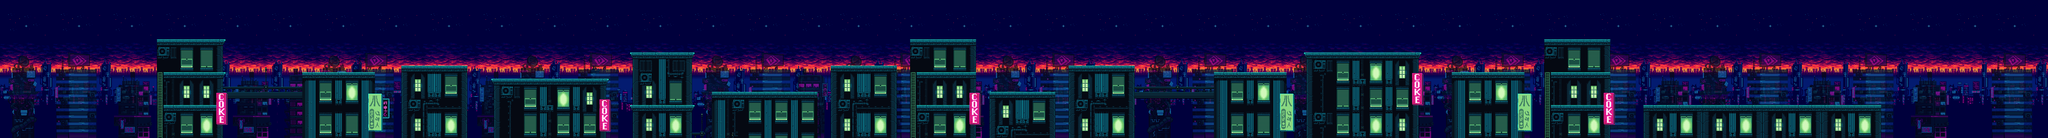

This game map was drawn from its Tiled (.tmx) file and the tilesets committed beside it. A one-line description and the trimmed map source follow:
An orthogonal 310x21 tile map with 16x16 px tiles, 4 tile layers (bg, near buildings, big buildings, Tile Layer 1), 1 hidden layer not drawn, 7 tilesets and 107 objects.

<map version="1.2" tiledversion="1.2.3" orientation="orthogonal" renderorder="left-down" width="310" height="21" tilewidth="16" tileheight="16" infinite="0" nextlayerid="98" nextobjectid="244">
 <tileset firstgid="1" name="tileset" tilewidth="16" tileheight="16" tilecount="384" columns="24">
  <image source="../warped city files/ENVIRONMENT/tileset.png" width="384" height="256" />
 </tileset>
 <tileset firstgid="385" name="banners" tilewidth="35" tileheight="92" tilecount="15" columns="0">
  <grid orientation="orthogonal" width="1" height="1" />
  <tile id="0">
   <image width="35" height="92" source="../warped city files/ENVIRONMENT/props/banner-big/banner-big-1.png" />
  </tile>
  <tile id="1">
   <image width="35" height="92" source="../warped city files/ENVIRONMENT/props/banner-big/banner-big-2.png" />
  </tile>
  <tile id="2">
   <image width="35" height="92" source="../warped city files/ENVIRONMENT/props/banner-big/banner-big-3.png" />
  </tile>
  <tile id="3">
   <image width="35" height="92" source="../warped city files/ENVIRONMENT/props/banner-big/banner-big-4.png" />
  </tile>
  <tile id="4">
   <image width="27" height="78" source="../warped city files/ENVIRONMENT/props/banner-coke/banner-coke-3.png" />
  </tile>
  <tile id="5">
   <image width="27" height="78" source="../warped city files/ENVIRONMENT/props/banner-coke/banner-coke-1.png" />
  </tile>
  <tile id="6">
   <image width="27" height="78" source="../warped city files/ENVIRONMENT/props/banner-coke/banner-coke-2.png" />
  </tile>
  <tile id="7">
   <image width="19" height="48" source="../warped city files/ENVIRONMENT/props/banner-neon/banner-neon-1.png" />
  </tile>
  <tile id="8">
   <image width="19" height="48" source="../warped city files/ENVIRONMENT/props/banner-neon/banner-neon-2.png" />
  </tile>
  <tile id="9">
   <image width="19" height="48" source="../warped city files/ENVIRONMENT/props/banner-neon/banner-neon-3.png" />
  </tile>
  <tile id="10">
   <image width="19" height="48" source="../warped city files/ENVIRONMENT/props/banner-neon/banner-neon-4.png" />
  </tile>
  <tile id="11">
   <image width="19" height="76" source="../warped city files/ENVIRONMENT/props/banner-side/banner-side-4.png" />
  </tile>
  <tile id="12">
   <image width="19" height="76" source="../warped city files/ENVIRONMENT/props/banner-side/banner-side-1.png" />
  </tile>
  <tile id="13">
   <image width="19" height="76" source="../warped city files/ENVIRONMENT/props/banner-side/banner-side-2.png" />
  </tile>
  <tile id="14">
   <image width="19" height="76" source="../warped city files/ENVIRONMENT/props/banner-side/banner-side-3.png" />
  </tile>
 </tileset>
 <tileset firstgid="400" name="Background" tilewidth="493" tileheight="240" tilecount="6" columns="0">
  <grid orientation="orthogonal" width="1" height="1" />
  <tile id="0">
   <image width="128" height="47" source="../warped city files/ENVIRONMENT/background/bg-color.png" />
  </tile>
  <tile id="1">
   <image width="144" height="124" source="../warped city files/ENVIRONMENT/background/buildings-bg.png" />
  </tile>
  <tile id="2">
   <image width="493" height="209" source="../warped city files/ENVIRONMENT/background/near-buildings-bg.png" />
  </tile>
  <tile id="3">
   <image width="128" height="240" source="../warped city files/ENVIRONMENT/background/skyline-a.png" />
  </tile>
  <tile id="4">
   <image width="128" height="240" source="../warped city files/ENVIRONMENT/background/skyline-b.png" />
  </tile>
  <tile id="5">
   <image width="16" height="16" source="../warped city files/ENVIRONMENT/background/sky.png" />
  </tile>
 </tileset>
 <tileset firstgid="406" name="skyline-a" tilewidth="16" tileheight="16" tilecount="120" columns="8">
  <image source="../warped city files/ENVIRONMENT/background/skyline-a.png" width="128" height="240" />
 </tileset>
 <tileset firstgid="526" name="near-buildings-bg" tilewidth="16" tileheight="16" tilecount="390" columns="30">
  <image source="../warped city files/ENVIRONMENT/background/near-buildings-bg.png" width="493" height="209" />
 </tileset>
 <tileset firstgid="916" name="buildings-bg" tilewidth="16" tileheight="16" tilecount="63" columns="9">
  <image source="../warped city files/ENVIRONMENT/background/buildings-bg.png" width="144" height="124" />
 </tileset>
 <tileset firstgid="979" name="sky" tilewidth="16" tileheight="16" tilecount="1" columns="1">
  <image source="../warped city files/ENVIRONMENT/background/sky.png" width="16" height="16" />
 </tileset>
 <layer id="86" name="bg" width="310" height="21">
  <data>[6510 cells, 6510 non-empty, 121 distinct tile ids]</data>
 </layer>
 <layer id="87" name="near buildings" width="310" height="21">
  <data>[6510 cells, 2401 non-empty, 64 distinct tile ids]</data>
 </layer>
 <layer id="88" name="big buildings" width="310" height="21" opacity="0.7">
  <data>[6510 cells, 2691 non-empty, 299 distinct tile ids]</data>
 </layer>
 <layer id="89" name="Tile Layer 1" width="310" height="21" offsetx="-4.5" offsety="0">
  <data>[6510 cells, 2036 non-empty, 102 distinct tile ids]</data>
 </layer>
 <objectgroup id="5" name="Floor">
  <object id="14" x="384.364" y="176" width="162.041" height="15.2727" />
  <object id="15" x="538.678" y="211" width="192.914" height="6.05249" />
  <object id="16" x="731.465" y="176.088" width="176.303" height="14.7986" />
  <object id="18" x="971.556" y="159.92" width="159.922" height="15.5347" />
  <object id="22" x="1188.54" y="191.87" width="286.023" height="14.3716" />
  <object id="26" x="1525.92" y="256.25" width="155.583" height="16" />
  <object id="27" x="1723.34" y="223.94" width="256.06" height="16.3102" />
  <object id="29" x="1524.28" y="128.025" width="158.348" height="15.2246" />
  <object id="32" x="384.051" y="95.9892" width="162.409" height="14.0108" />
  <object id="33" x="395.25" y="256.083" width="128.333" height="15.6667" />
  <object id="65" x="376.542" y="-5.65625" width="7.45833" height="342.99" />
  <object id="67" x="384.01" y="-5.66667" width="182.99" height="5.65104" />
  <object id="72" x="2011.66" y="160.085" width="159.99" height="16.0775" />
  <object id="73" x="2219.38" y="175.994" width="144.195" height="14.139" />
  <object id="74" x="2203.47" y="96.0629" width="160.195" height="16.0775" />
  <object id="75" x="2219.47" y="255.886" width="128.064" height="16" />
  <object id="76" x="2395.64" y="224.023" width="159.885" height="16" />
  <object id="77" x="2587.62" y="160.413" width="160.036" height="14.2165" />
  <object id="79" x="2747.53" y="210.976" width="192.088" height="6.11834" />
  <object id="80" x="2939.55" y="175.908" width="176.02" height="15.4252" />
  <object id="81" x="3156.48" y="128.036" width="286.06" height="14.2165" />
  <object id="82" x="3515.21" y="175.939" width="176.485" height="14.7273" />
  <object id="83" x="3979.61" y="256" width="575.454" height="16" />
  <object id="84" x="3756.09" y="255.303" width="127.735" height="14.7273" />
  <object id="85" x="3755.13" y="176.386" width="144.485" height="14.7273" />
  <object id="86" x="3739.41" y="96.0935" width="160.79" height="15.2701" />
  <object id="88" x="4555.5" y="0.5" width="12.5" height="335.833" />
  <object id="89" x="4339" y="0.833333" width="229.5" height="6" />
 </objectgroup>
 <layer id="90" name="Enemy positions" width="310" height="21" visible="0">
  <data>[6510 cells, 40 non-empty, 1 distinct tile ids]</data>
 </layer>
 <objectgroup id="91" name="2-points-enemy">
  <!-- 79 objects omitted --></objectgroup>
 <objectgroup color="#010000" id="92" name="4-points-enemy">
  <!-- 41 objects omitted --></objectgroup>
 <objectgroup id="95" name="boss Enemy">
  <!-- 17 objects omitted --></objectgroup>
 <objectgroup id="97" name="checkpoints">
  <!-- 6 objects omitted --></objectgroup>
</map>
<!-- 79 of 107 objects omitted -->
